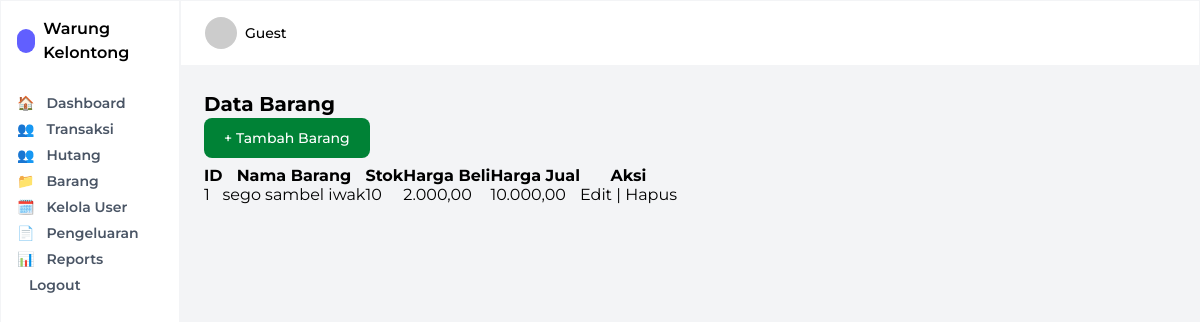
/Views/barang.php (signed in), run on an earlier commit of the app's database.
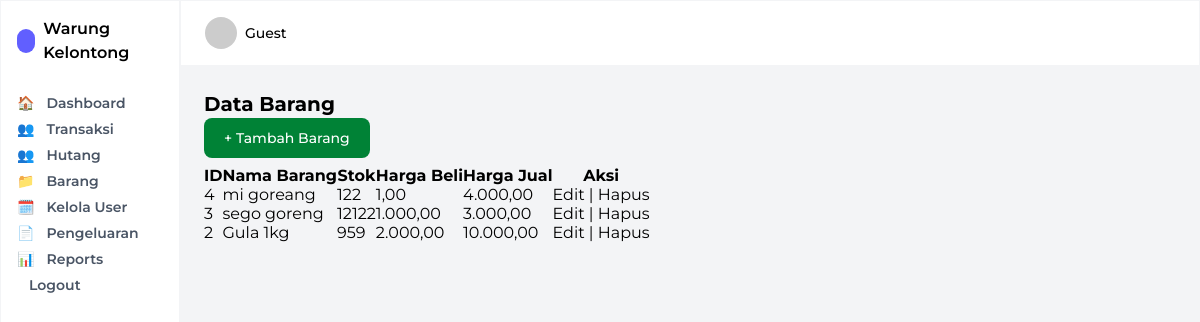
And on a later commit of the database.
### tables this page shows
CREATE TABLE `barang` (
  `id_barang` int NOT NULL,
  `nama_barang` varchar(100) NOT NULL,
  `stok` int NOT NULL,
  `harga_beli` decimal(12,2) NOT NULL,
  `harga_jual` decimal(12,2) NOT NULL
);

### Views/barang.php (the view, shortened to what this page needs)
<?php
require '../Config/koneksi.php';
$query = mysqli_query($conn, "SELECT * FROM barang ORDER BY id_barang DESC");
include '../Layout/sidebar.php';
?>
<!DOCTYPE html>
<html>
<head>
    <script src="https://cdn.jsdelivr.net/npm/@tailwindcss/browser@4"></script>
</head>
<body class="bg-gray-100 h-screen flex">
    <div class="flex flex-col flex-1">
        <?php include '../Layout/header.php' ?>
        <main class="p-6 flex-1">
            <h1 class="font-bold text-xl">Data Barang</h1>
            <button href="tambahBarang.php" type="button" class="focus:outline-none text-white bg-green-700 hover:bg-green-800 focus:ring-4 focus:ring-green-300 font-medium rounded-lg text-sm px-5 py-2.5 me-2 mb-2 dark:bg-green-600 dark:hover:bg-green-700">
                <a href="tambahBarang.php">+ Tambah Barang</a></button>
            <table class="border-collapse table-auto">
                <tr>
                    <th>ID</th>
                    <th>Nama Barang</th>
                    <th>Stok</th>
                    <th>Harga Beli</th>
                    <th>Harga Jual</th>
                    <th>Aksi</th>
                </tr>
                <?php while ($row = mysqli_fetch_assoc($query)) : ?>
                    <tr>
                        <td><?= $row['id_barang'] ?></td>
                        <td><?= htmlspecialchars($row['nama_barang']) ?></td>
                        <td><?= $row['stok'] ?></td>
                        <td><?= number_format($row['harga_beli'], 2, ',', '.') ?></td>
                        <td><?= number_format($row['harga_jual'], 2, ',', '.') ?></td>
                        <td>
                            <a href="editBarang.php?id=<?= $row['id_barang'] ?>">Edit</a> |
                            <a href="hapusBarang.php?id=<?= $row['id_barang'] ?>" onclick="return confirm('Yakin ingin menghapus?')">Hapus</a>
                        </td>
                    </tr>
                <?php endwhile; ?>
            </table>
        </main>
    </div>
</body>
</html>

### Layout/sidebar.php
<div class="border border-r border-gray-100 flex h-full w-45 ">
    <aside class="w-45 bg-white  p-4 flex flex-col justify-between">
      <div>
        <div class="mb-7 flex items-center space-x-2">
          <div class="w-6 h-6 bg-indigo-500 rounded-full"></div>
          <span class="font-semibold">
            Warung Kelontong
          </span>
        </div>
        <nav class="space-y-1.5 text-sm font-semibold">
          <a href="../Views/dashboard.php" class="flex items-center space-x-3 text-gray-600 hover:text-indigo-600">
            <span>🏠</span><span>Dashboard</span>
          </a>
          <a href="../Views/transaksi.php" class="flex items-center space-x-3 text-gray-600 hover:text-indigo-600">
            <span>👥</span><span>Transaksi</span>
          </a>
          <a href="../Views/hutang.php" class="flex items-center space-x-3 text-gray-600 hover:text-indigo-600">
            <span>👥</span><span>Hutang</span>
          </a>
          <a href="../Views/barang.php" class="flex items-center space-x-3 text-gray-600 hover:text-indigo-600">
            <span>📁</span><span>Barang</span>
          </a>
          <a href="../Views/kelola_user.php" class="flex items-center space-x-3 text-gray-600 hover:text-indigo-600">
            <span>🗓️</span><span>Kelola User</span>
          </a>
          <a href="../Views/pengeluaran.php" class="flex items-center space-x-3 text-gray-600 hover:text-indigo-600">
            <span>📄</span><span>Pengeluaran</span>
          </a>
          <a href="#" class="flex items-center space-x-3 text-gray-600 hover:text-indigo-600">
            <span>📊</span><span>Reports</span>
          </a>
          <a href="../Config/logout.php" class="flex items-center space-x-3 text-gray-600 hover:text-indigo-600">
            <span></span><span>Logout</span>
          </a>
        </nav>
      </div>
    </aside>
  </div>

### Layout/header.php
<header class="border border-b border-gray-100 bg-white px-6 py-4 flex justify-between items-center">
    <div class="flex items-center space-x-4">
        <div class="flex items-center space-x-2">
            <img src="https://i.pravatar.cc/40" alt="profile" class="w-8 h-8 rounded-full">
            <span class="text-sm font-medium">
                <?php echo htmlspecialchars($_SESSION['username'] ?? 'Guest'); ?>
            </span>
        </div>
    </div>
</header>

### Views/barang.php (style rules this page uses)
body { font-family: 'Montserrat', sans-serif; }

What changed in the data, as far as the page shows it:
removed barang: id_barang "1", nama_barang "sego sambel iwak", stok "10", harga_beli "2.000,00", harga_jual "10.000,00"
added barang: id_barang "4", nama_barang "mi goreang", stok "122", harga_beli "1,00", harga_jual "4.000,00"
added barang: id_barang "3", nama_barang "sego goreng", stok "12122", harga_beli "1.000,00", harga_jual "3.000,00"
added barang: id_barang "2", nama_barang "Gula 1kg", stok "959", harga_beli "2.000,00", harga_jual "10.000,00"
